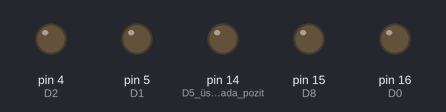
This sketch was run on a simulated Arduino Uno, built with avr-gcc and run on an emulated ATmega328P. Parts: output pins drawn as LEDs (lit = HIGH). Pins used as bus, display or sensor lines are not drawn.

Above: at 0.3 s.
At 4.6 s:
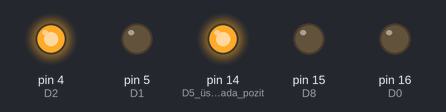
At 5.6 s:
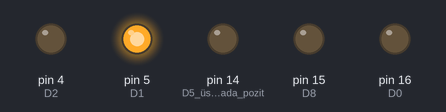
At 9.1 s:
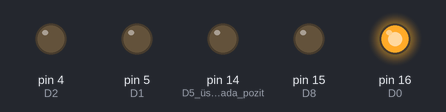
At 10.6 s:
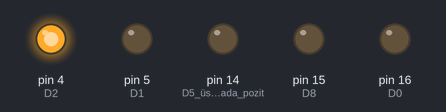
At 15.6 s:
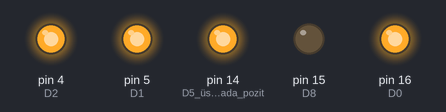
Timing chart, 0 to 17.0 s (numbered marks = the images above):
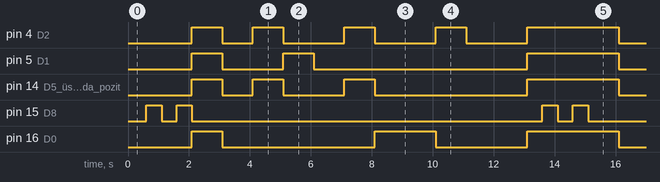

The sketch:

esp8266-flipflpop-and-counteri.ino
```cpp
//26.08.2024 Naci KOÇ NodeMCU ESP8266 flip flop ve tek digit sayıcı
void setup() {
  // put your setup code here, to run once:
  Serial.begin(115200);
  delay(100);
  //Filip Flop setup
  pinMode(13, OUTPUT);//d7
  digitalWrite(13, LOW);
  pinMode(15, OUTPUT);//D8
  digitalWrite(15, LOW);
  //7 segment display setup
  pinMode(14, OUTPUT);//D5 üst çizgi burada pozitif kutuplama var bu yüzden yakacağımız yerlere 0 gönderiyoruz.
  digitalWrite(14, LOW);//a
  pinMode(16, OUTPUT);//D0
  digitalWrite(16, LOW);//b
  pinMode(5, OUTPUT);//D1
  digitalWrite(5, LOW);//c
  pinMode(4, OUTPUT);//D2
  digitalWrite(4, LOW);//d
  pinMode(0, OUTPUT);//D3
  digitalWrite(0, LOW);//e
  pinMode(2, OUTPUT);//D4
  digitalWrite(2, LOW);//f
  pinMode(12, OUTPUT);//D6
  digitalWrite(12, LOW);//g

}

void loop() {
  // 2 tik filip flop sonra sayma
  int i;
  for(i=1;i<3;i++){
    filipFlop();
  }
  flipFlopSondur();
  say();
}

void filipFlop(){
  //Flip-Flop
  digitalWrite(15, LOW);
  digitalWrite(13, HIGH);
  delay(500);
  digitalWrite(13, LOW);
  digitalWrite(15, HIGH);
  delay(500);
}

void flipFlopSondur(){
  digitalWrite(15, LOW);
  digitalWrite(13, LOW);
}

void say(){
  bos();
  bisaniye();
  sifir();
  bisaniye();
  bir();
  bisaniye();
  iki();
  bisaniye();
  uc();
  bisaniye();
  dort();
  bisaniye();
  bes();
  bisaniye();
  alti();
  bisaniye();
  yedi();
  bisaniye();
  sekiz();
  bisaniye();
  dokuz();
  bisaniye();
  bos();
}

void bisaniye(){
  delay(1000);
}

void sifir(){
  digitalWrite(14, LOW);//a
  digitalWrite(16, LOW);//b
  digitalWrite(5, LOW);//c
  digitalWrite(4, LOW);//d
  digitalWrite(0, LOW);//e
  digitalWrite(2, LOW);//f
  digitalWrite(12, HIGH);//g
}

void bir(){
  digitalWrite(14, HIGH);//a
  digitalWrite(16, LOW);//b
  digitalWrite(5, LOW);//c
  digitalWrite(4, HIGH);//d
  digitalWrite(0, HIGH);//e
  digitalWrite(2, HIGH);//f
  digitalWrite(12, HIGH);//g
}

void iki(){
  digitalWrite(14, LOW);//a
  digitalWrite(16, LOW);//b
  digitalWrite(5, HIGH);//c
  digitalWrite(4, LOW);//d
  digitalWrite(0, LOW);//e
  digitalWrite(2, HIGH);//f
  digitalWrite(12, LOW);//g
}

void uc(){
  digitalWrite(14, LOW);//a
  digitalWrite(16, LOW);//b
  digitalWrite(5, LOW);//c
  digitalWrite(4, LOW);//d
  digitalWrite(0, HIGH);//e
  digitalWrite(2, HIGH);//f
  digitalWrite(12, LOW);//g
}

void dort(){
  digitalWrite(14, HIGH);//a
  digitalWrite(16, LOW);//b
  digitalWrite(5, LOW);//c
  digitalWrite(4, HIGH);//d
  digitalWrite(0, HIGH);//e
  digitalWrite(2, LOW);//f
  digitalWrite(12, LOW);//g
}

void bes(){
  digitalWrite(14, LOW);//a
  digitalWrite(16, HIGH);//b
  digitalWrite(5, LOW);//c
  digitalWrite(4, LOW);//d
  digitalWrite(0, HIGH);//e
  digitalWrite(2, LOW);//f
  digitalWrite(12, LOW);//g
}

void alti(){
  digitalWrite(14, LOW);//a
  digitalWrite(16, HIGH);//b
  digitalWrite(5, LOW);//c
  digitalWrite(4, LOW);//d
  digitalWrite(0, LOW);//e
  digitalWrite(2, LOW);//f
  digitalWrite(12, LOW);//g
}

void yedi(){
  digitalWrite(14, LOW);//a
  digitalWrite(16, LOW);//b
  digitalWrite(5, LOW);//c
  digitalWrite(4, HIGH);//d
  digitalWrite(0, HIGH);//e
  digitalWrite(2, HIGH);//f
  digitalWrite(12, HIGH);//g
}

void sekiz(){
  digitalWrite(14, LOW);//a
  digitalWrite(16, LOW);//b
  digitalWrite(5, LOW);//c
  digitalWrite(4, LOW);//d
  digitalWrite(0, LOW);//e
  digitalWrite(2, LOW);//f
  digitalWrite(12, LOW);//g
}

void dokuz(){
  digitalWrite(14, LOW);//a
  digitalWrite(16, LOW);//b
  digitalWrite(5, LOW);//c
  digitalWrite(4, LOW);//d
  digitalWrite(0, HIGH);//e
  digitalWrite(2, LOW);//f
  digitalWrite(12, LOW);//g
}

void bos(){
  digitalWrite(14, HIGH);//a
  digitalWrite(16, HIGH);//b
  digitalWrite(5, HIGH);//c
  digitalWrite(4, HIGH);//d
  digitalWrite(0, HIGH);//e
  digitalWrite(2, HIGH);//f
  digitalWrite(12, HIGH);//g
}
```

Measured:
- by itself, pin 4 (D2): repeats every 13.0 s: LOW 1.0 s, 3 × (HIGH 1.0 s, LOW 2.0 s), HIGH 3.0 s
- by itself, pin 5 (D1): repeats every 13.0 s: LOW 2.0 s, HIGH 1.0 s, LOW 7.0 s, HIGH 3.0 s
- by itself, pin 14 (D5_üst_çizgi_burada_pozit): repeats every 13.0 s: LOW 1.0 s, HIGH 1.0 s, LOW 2.0 s, HIGH 1.0 s, LOW 5.0 s, HIGH 3.0 s
- by itself, pin 15 (D8): repeats every 13.0 s: LOW 0.50 s, HIGH 0.50 s, LOW 11.5 s, HIGH 0.50 s
- by itself, pin 16 (D0): repeats every 13.0 s: LOW 5.0 s, HIGH 2.0 s, LOW 3.0 s, HIGH 3.0 s
